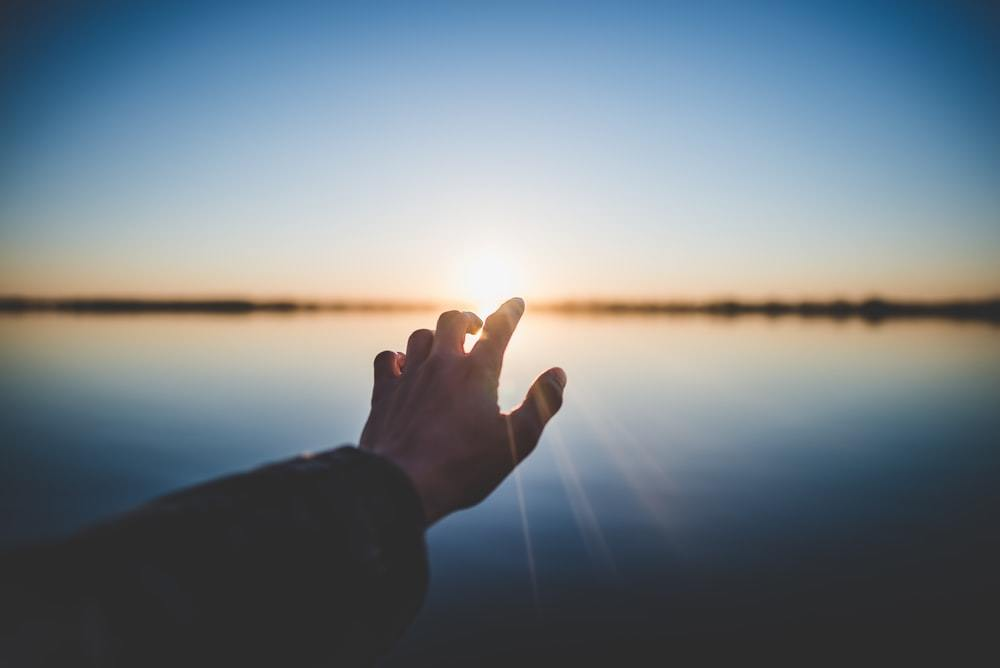
#> input picture hello/output1.jpg, 1000 x 668 px
$ python hello.py
#> lines starting #> are read from the running program, lines starting #| are printed output that depends on the picture
from PIL import Image, ImageFilter

im = Image.open("output1.jpg")
#> im is the input picture: PIL image 1000x668 RGB; mean R, G, B 115.1, 125.8, 133.5
# Converting the image to greyscale, as Sobel Operator requires
# input image to be of mode Greyscale (L)
img = im.convert("L")
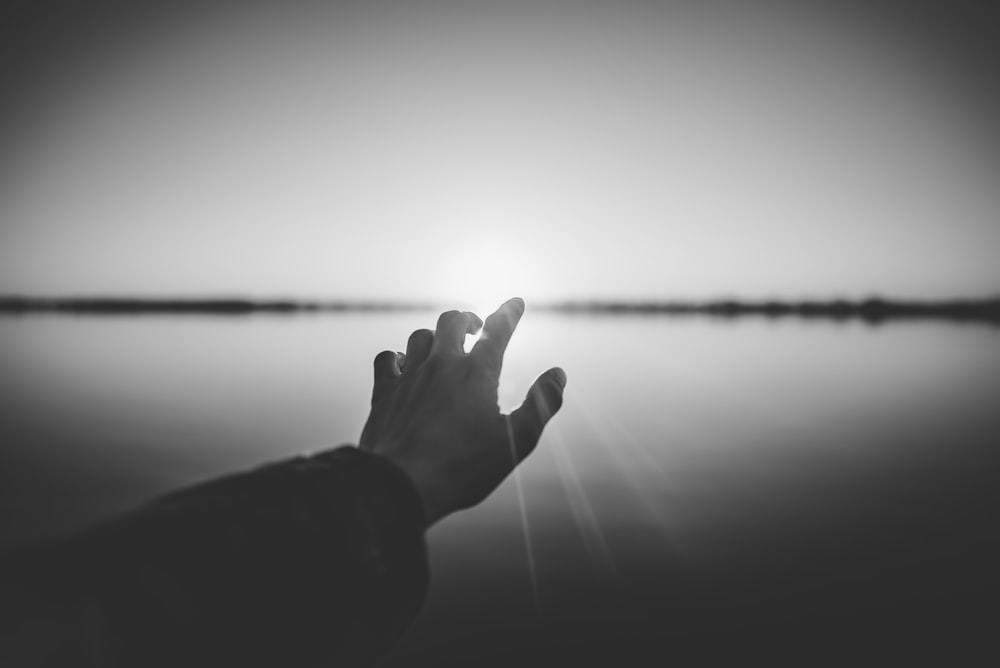
#> img: PIL image 1000x668 L; min 33, max 255, mean 123.5

# Calculating Edges using the passed laplican Kernel
final = img.filter(ImageFilter.Kernel((3, 3), (1, 0, -1, 2, 0, -2, 1, 0, -1), 1, 0))
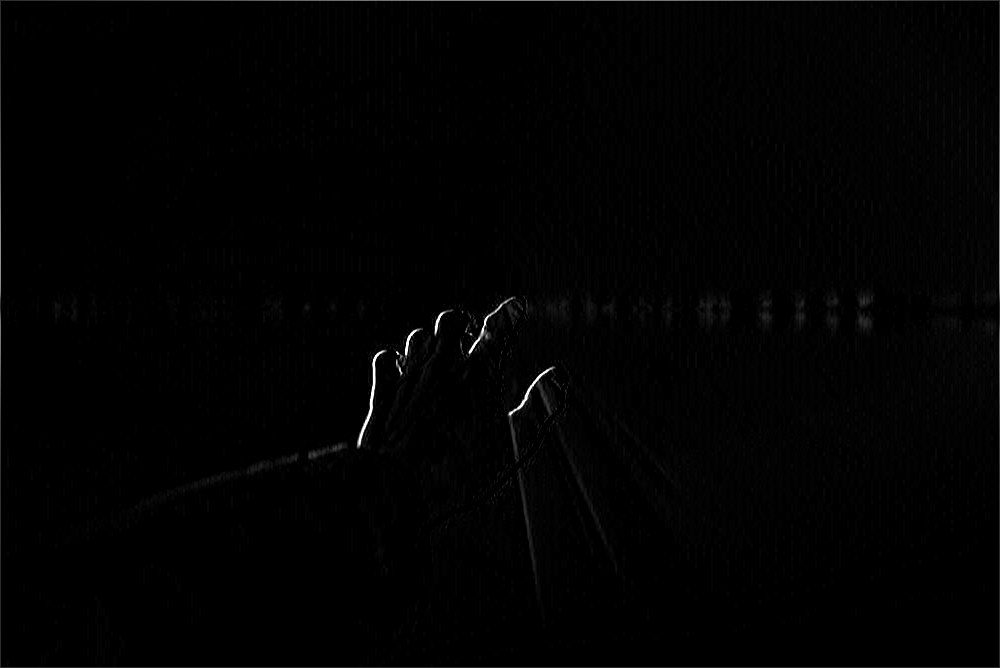
#> final: PIL image 1000x668 L; min 0, max 255, mean 1.8

final1 = img.filter(ImageFilter.Kernel((3, 3), (1, 2, 1, 0, 0, 0, -1, -2, -1), 1, 0))
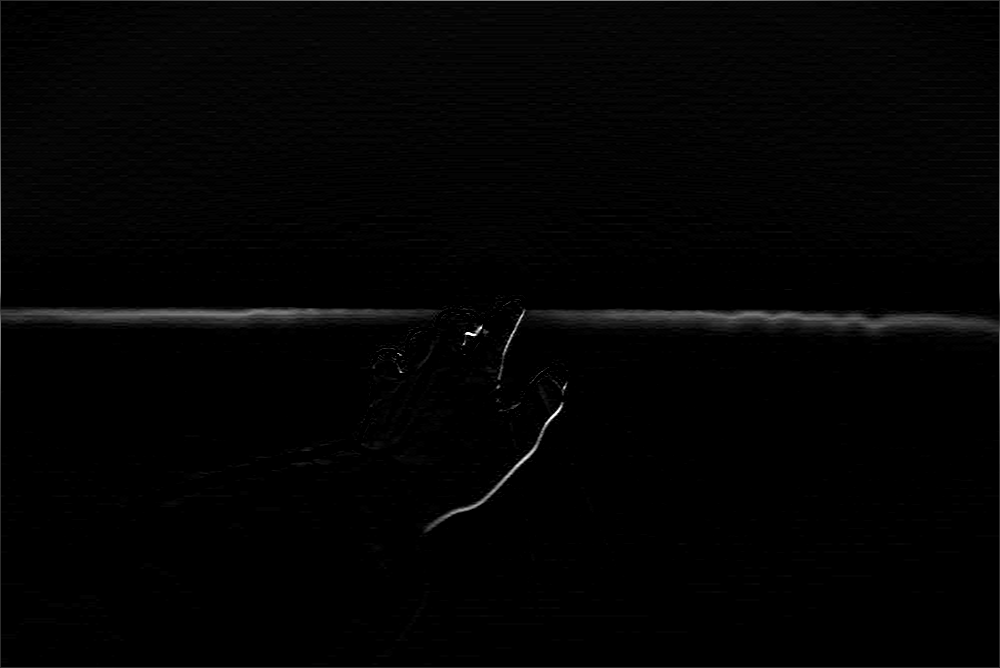
#> final1: PIL image 1000x668 L; min 0, max 255, mean 3.3

final.show()
final1.show()
